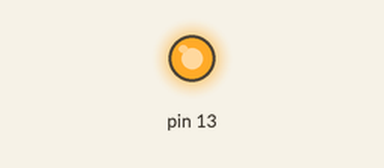
Simulated run of this sketch. Board: Arduino Uno, built with avr-gcc and run on an emulated ATmega328P. Shown: output pins drawn as LEDs (lit = HIGH).

Above: at 0.1 s.
Timing chart, 0 to 1.6 s (numbered marks = the images above):
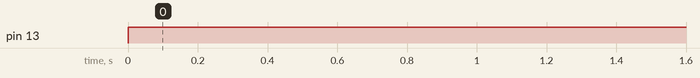

The sketch:

sketch_dec11b.ino
```cpp
void setup()
{
  // put your setup code here, to run once:
pinMode(13,OUTPUT);

}

void loop() {
  // put your main code here, to run repeatedly:
digitalWrite(13,HIGH);
digitalWrite(13,HIGH);

}
```

Measured:
- by itself, pin 13: LOW → HIGH at 0.00 s
